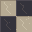

A 2D game scene composited from a Tiled map and its tileset images. What follows is a short description and the map's XML, with every tile layer's data as written:
An orthogonal 1x1 tile map with 32x32 px tiles, 1 tile layer (Assembly), 3 tilesets.

<map version="1.10" orientation="orthogonal" renderorder="right-down" width="1" height="1" tilewidth="32" tileheight="32" infinite="0" nextlayerid="2" nextobjectid="1">
  <tileset firstgid="1" source="../floors.tsx" />
  <tileset firstgid="321" source="../walls.tsx" />
  <tileset firstgid="961" source="../architecture.tsx" />
  <layer id="1" name="Assembly" width="1" height="1">
    <data encoding="csv">
73
</data>
  </layer>
</map>
